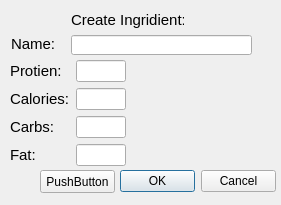
<?xml version="1.0" encoding="UTF-8"?>
<ui version="4.0">
 <class>CreateIngridientWindow</class>
 <widget class="QDialog" name="CreateIngridientWindow">
  <property name="geometry">
   <rect>
    <x>0</x>
    <y>0</y>
    <width>281</width>
    <height>205</height>
   </rect>
  </property>
  <property name="minimumSize">
   <size>
    <width>281</width>
    <height>205</height>
   </size>
  </property>
  <property name="maximumSize">
   <size>
    <width>281</width>
    <height>205</height>
   </size>
  </property>
  <property name="windowTitle">
   <string>Dialog</string>
  </property>
  <widget class="QDialogButtonBox" name="buttonBox">
   <property name="geometry">
    <rect>
     <x>120</x>
     <y>170</y>
     <width>156</width>
     <height>23</height>
    </rect>
   </property>
   <property name="orientation">
    <enum>Qt::Horizontal</enum>
   </property>
   <property name="standardButtons">
    <set>QDialogButtonBox::Cancel|QDialogButtonBox::Ok</set>
   </property>
  </widget>
  <widget class="QLabel" name="label">
   <property name="geometry">
    <rect>
     <x>11</x>
     <y>35</y>
     <width>44</width>
     <height>18</height>
    </rect>
   </property>
   <property name="font">
    <font>
     <pointsize>11</pointsize>
     <weight>50</weight>
     <bold>false</bold>
    </font>
   </property>
   <property name="text">
    <string>Name:</string>
   </property>
  </widget>
  <widget class="QLineEdit" name="lineEdit">
   <property name="geometry">
    <rect>
     <x>71</x>
     <y>35</y>
     <width>181</width>
     <height>20</height>
    </rect>
   </property>
  </widget>
  <widget class="QWidget" name="layoutWidget">
   <property name="geometry">
    <rect>
     <x>10</x>
     <y>60</y>
     <width>116</width>
     <height>111</height>
    </rect>
   </property>
   <layout class="QFormLayout" name="formLayout">
    <item row="0" column="1">
     <widget class="QLineEdit" name="protienEdit"/>
    </item>
    <item row="1" column="0">
     <widget class="QLabel" name="label_3">
      <property name="font">
       <font>
        <pointsize>11</pointsize>
       </font>
      </property>
      <property name="text">
       <string>Calories:</string>
      </property>
     </widget>
    </item>
    <item row="1" column="1">
     <widget class="QLineEdit" name="CalorieEdit"/>
    </item>
    <item row="2" column="0">
     <widget class="QLabel" name="label_5">
      <property name="font">
       <font>
        <pointsize>11</pointsize>
       </font>
      </property>
      <property name="text">
       <string>Carbs:</string>
      </property>
     </widget>
    </item>
    <item row="2" column="1">
     <widget class="QLineEdit" name="CarbEdit"/>
    </item>
    <item row="3" column="0">
     <widget class="QLabel" name="label_6">
      <property name="font">
       <font>
        <pointsize>11</pointsize>
       </font>
      </property>
      <property name="text">
       <string>Fat:</string>
      </property>
     </widget>
    </item>
    <item row="3" column="1">
     <widget class="QLineEdit" name="FatEdit"/>
    </item>
    <item row="0" column="0">
     <widget class="QLabel" name="label_2">
      <property name="font">
       <font>
        <pointsize>11</pointsize>
       </font>
      </property>
      <property name="text">
       <string>Protien:</string>
      </property>
     </widget>
    </item>
   </layout>
  </widget>
  <widget class="QLabel" name="label_4">
   <property name="geometry">
    <rect>
     <x>71</x>
     <y>11</y>
     <width>113</width>
     <height>18</height>
    </rect>
   </property>
   <property name="font">
    <font>
     <pointsize>11</pointsize>
    </font>
   </property>
   <property name="text">
    <string>Create Ingridient:</string>
   </property>
  </widget>
  <widget class="QPushButton" name="pushButton">
   <property name="geometry">
    <rect>
     <x>40</x>
     <y>170</y>
     <width>75</width>
     <height>23</height>
    </rect>
   </property>
   <property name="text">
    <string>PushButton</string>
   </property>
  </widget>
 </widget>
 <resources/>
 <connections>
  <connection>
   <sender>buttonBox</sender>
   <signal>accepted()</signal>
   <receiver>CreateIngridientWindow</receiver>
   <slot>accept()</slot>
   <hints>
    <hint type="sourcelabel">
     <x>248</x>
     <y>254</y>
    </hint>
    <hint type="destinationlabel">
     <x>157</x>
     <y>274</y>
    </hint>
   </hints>
  </connection>
  <connection>
   <sender>buttonBox</sender>
   <signal>rejected()</signal>
   <receiver>CreateIngridientWindow</receiver>
   <slot>reject()</slot>
   <hints>
    <hint type="sourcelabel">
     <x>316</x>
     <y>260</y>
    </hint>
    <hint type="destinationlabel">
     <x>286</x>
     <y>274</y>
    </hint>
   </hints>
  </connection>
 </connections>
</ui>
